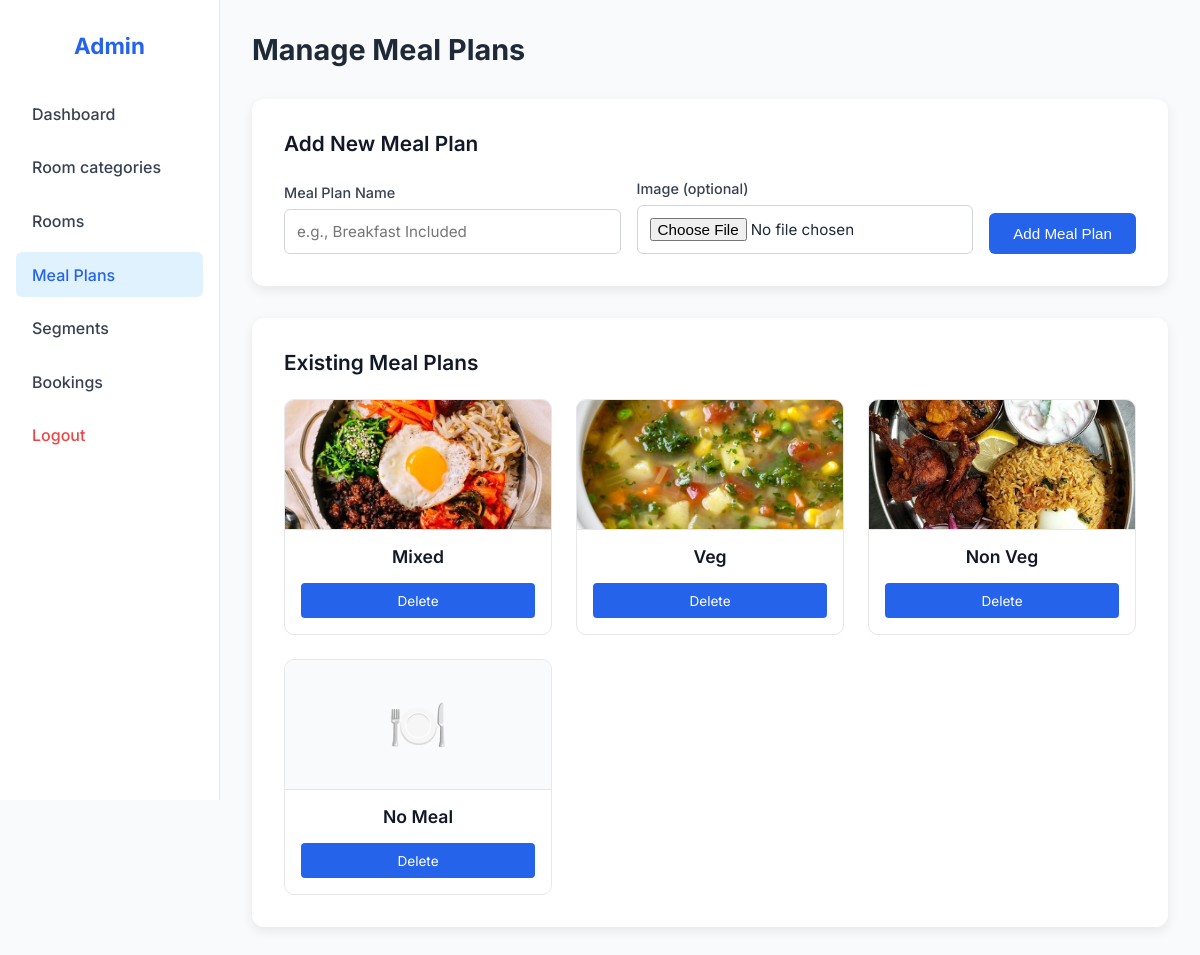
Page /admin/manage_meal_plans (signed in) on the earlier database version.
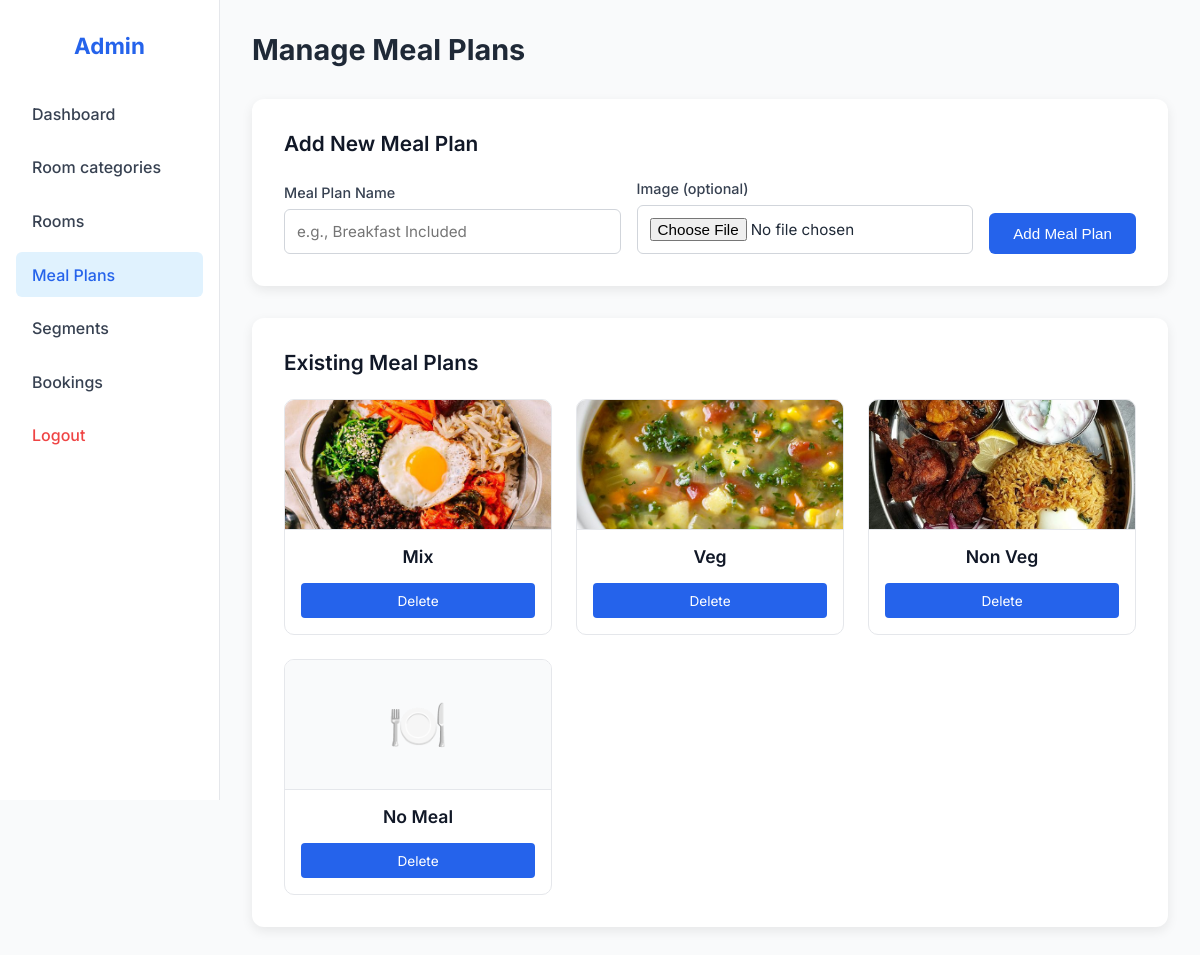
Same page on the later database version.
### tables this page shows
CREATE TABLE meal_plans (
            meal_plan_id INTEGER PRIMARY KEY AUTOINCREMENT,
            meal_plan_name TEXT UNIQUE NOT NULL,
            image_path TEXT
        );

### app.py (the view, shortened to what this page needs)
@app.route("/admin/manage_meal_plans", methods=["GET", "POST"])
@admin_required
def manage_meal_plans():
    conn = get_db_connection()
    cursor = conn.cursor()
    meal_plans = cursor.execute("SELECT * FROM meal_plans").fetchall()
    conn.close()
    return render_template("manage_meal_plans.html", meal_plans=meal_plans)

### app.py (called while the page is built)
def get_db_connection():
    conn = sqlite3.connect(DB_PATH)
    conn.row_factory = sqlite3.Row
    conn.execute("PRAGMA foreign_keys = ON")
    return conn

def admin_required(f):
    @wraps(f)
    def decorated(*args, **kwargs):
        if not session.get("is_admin"):
            flash("Admin access required.", "danger")
            return redirect(url_for("login"))
        return f(*args, **kwargs)
    return decorated

### templates/manage_meal_plans.html (shortened to what this page needs)
<!DOCTYPE html>
<html lang="en">
<head>
    <link rel="stylesheet" href="{{ url_for('static', filename='css/manage_meal_plans.css') }}">
    <link rel="stylesheet" href="{{ url_for('static', filename='css/flash.css') }}">
</head>
<body>
    <div class="dashboard">
        <aside class="sidebar">
            <h2>Admin</h2>
            <nav>
                <a href="{{ url_for('admin_dashboard') }}">Dashboard</a>
                <a href="{{ url_for('manage_room_types') }}">Room categories</a>
                <a href="{{ url_for('manage_rooms') }}">Rooms</a>
                <a class="active" href="{{ url_for('manage_meal_plans') }}">Meal Plans</a>
                <a href="{{ url_for('manage_market_segments') }}">Segments</a>
                <a href="{{ url_for('admin_view_bookings') }}">Bookings</a>
                <a href="{{ url_for('logout') }}" class="logout">Logout</a>
            </nav>
        </aside>
        <main class="main-content">
            <header class="main-header">
                <h1>Manage Meal Plans</h1>
            </header>
            <div class="card">
                <h2>Add New Meal Plan</h2>
                <form method="post" enctype="multipart/form-data">
                    <div class="form-group">
                        <label for="meal_plan_name">Meal Plan Name</label>
                        <input type="text" name="meal_plan_name" id="meal_plan_name"
                            placeholder="e.g., Breakfast Included" required>
                    </div>
                    <div class="form-group">
                        <label for="image_file">Image (optional)</label>
                        <input type="file" name="image_file" id="image_file" accept="image/*">
                    </div>
                    <button class="btn btn-primary" type="submit">Add Meal Plan</button>
                </form>
            </div>
            <div class="card">
                <h2>Existing Meal Plans</h2>
                {% if meal_plans %}
                <div class="meal-grid">
                    {% for m in meal_plans %}
                    <div class="meal-card">
                        <div class="meal-img-container">
                            {% if m.image_path %}
                            <img src="{{ url_for('static', filename='uploads/menu_plans/' + m.image_path) }}"
                                alt="{{ m.meal_plan_name }}" class="meal-img">
                            {% else %}
                            <div class="meal-icon">🍽️</div>
                            {% endif %}
                        </div>
                        <div class="meal-content">
                            <h3>{{ m.meal_plan_name }}</h3>
                            <div class="meal-actions">
                                <a href="{{ url_for('delete_meal_plan', meal_id=m.meal_plan_id) }}"
                                   class="btn-delete">Delete</a>
                            </div>
                        </div>
                    </div>
                    {% endfor %}
                </div>
                {% else %}
                <div class="empty-state">
                    <div class="meal-icon">🍽️</div>
                    <h3>No Meal Plans Yet</h3>
                    <p>Add a meal plan to get started.</p>
                </div>
                {% endif %}
            </div>
        </main>
    </div>
</body>
</html>

Differences in the rows shown:
changed meal_plans: meal_plan_name "Mixed" → "Mix"
